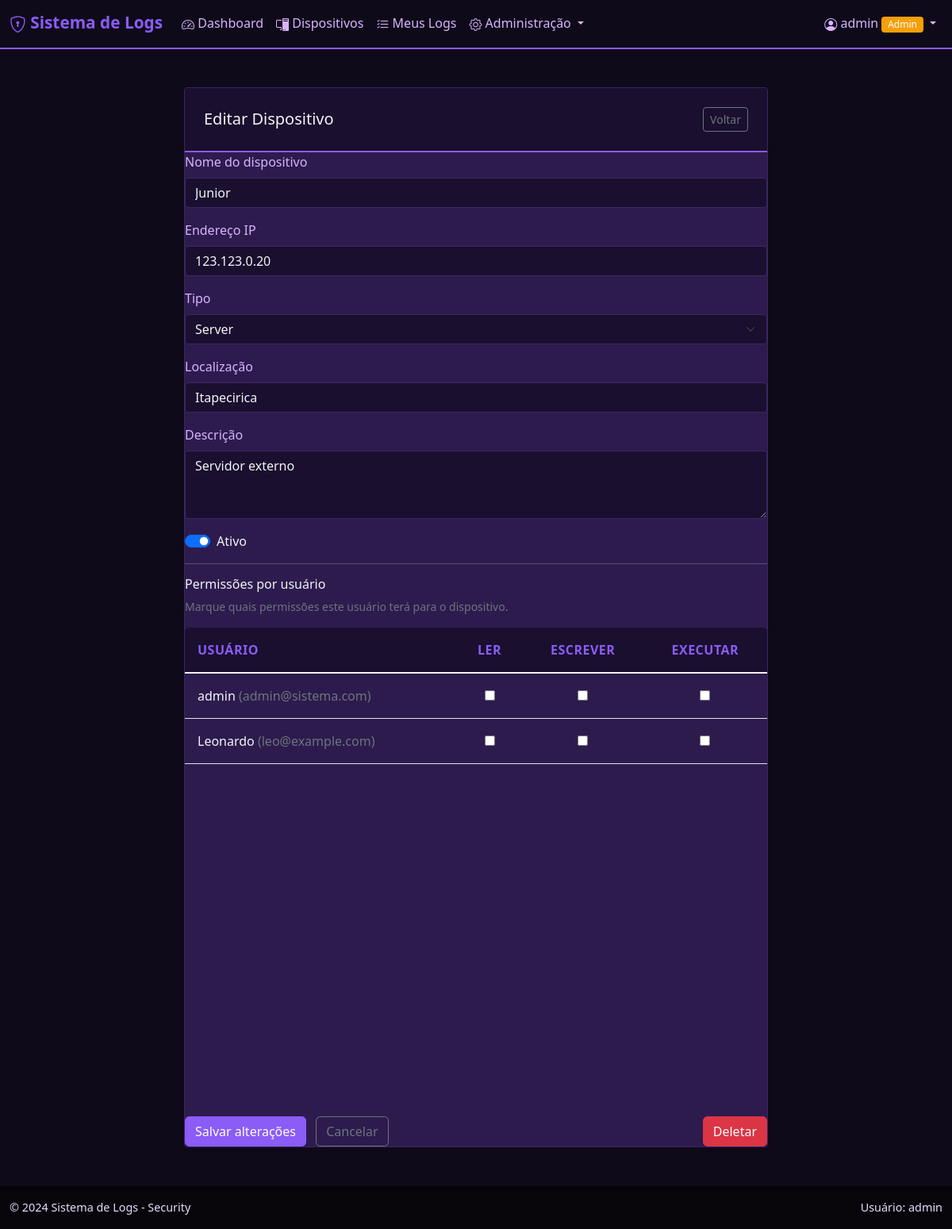
The app's page /devices/add?id=2 (signed in) with its own data.
### models.py (models this page shows)
class User(UserMixin, db.Model):
    id = db.Column(db.Integer, primary_key=True)
    username = db.Column(db.String(80), unique=True, nullable=False)
    email = db.Column(db.String(120), unique=True, nullable=False)
    password_hash = db.Column(db.String(255), nullable=False)
    role = db.Column(db.Enum(UserRole), default=UserRole.USER)
    created_at = db.Column(db.DateTime, default=get_brasilia_now)
    is_active = db.Column(db.Boolean, default=True)  # Usuário ativo ou desativado?
    user_permissions = db.relationship('UserPermission', backref='user', lazy=True, cascade='all, delete-orphan', foreign_keys='UserPermission.user_id')
    permissions_granted = db.relationship('UserPermission', backref='granted_by_user', lazy=True, foreign_keys='UserPermission.granted_by')
    logs = db.relationship('AccessLog', backref='user', lazy=True, cascade='all, delete-orphan')

class Device(db.Model):
    id = db.Column(db.Integer, primary_key=True)
    name = db.Column(db.String(100), nullable=False)
    ip_address = db.Column(db.String(45), nullable=False)  # IPv4 ou IPv6
    device_type = db.Column(db.Enum(DeviceType), nullable=False)
    description = db.Column(db.Text)  # Descrição livre do dispositivo
    location = db.Column(db.String(200))  # Localização física
    is_active = db.Column(db.Boolean, default=True)  # Dispositivo ativo ou inativo?
    created_at = db.Column(db.DateTime, default=get_brasilia_now)
    user_permissions = db.relationship('UserPermission', backref='device', lazy=True, cascade='all, delete-orphan')
    logs = db.relationship('AccessLog', backref='device', lazy=True, cascade='all, delete-orphan')

### blueprints/devices.py (the view, shortened to what this page needs)
@devices_bp.route('/devices/add', methods=['GET', 'POST'])
@login_required
def add_device():
    if current_user.role != UserRole.ADMIN:
        flash('Acesso negado! Apenas administradores.', 'error')
        return redirect(url_for('devices.devices'))
    device = None
    device_permitted_users = {}
    users = None
    device_id = request.args.get('id') or request.args.get('device_id')
    if device_id:
        device = Device.query.get(device_id)
        if device:
            users = User.query.all()
            perms = UserPermission.query.filter_by(device_id=device.id).all()
            device_permitted_users = {p.user_id: p for p in perms}
    return render_template('add_device.html', device_types=DeviceType, device=device, users=users, device_permitted_users=device_permitted_users)

### templates/add_device.html (shortened to what this page needs)
{% extends 'base.html' %}
{% block content %}
<div class="container mt-4">
  <div class="row justify-content-center">
    <div class="col-lg-8">
      <div class="card shadow-sm">
        <div class="card-header d-flex justify-content-between align-items-center">
          <h5 class="mb-0">{% if device %}Editar Dispositivo{% else %}Novo Dispositivo{% endif %}</h5>
          <a href="{{ url_for('devices.devices') }}" class="btn btn-sm btn-outline-secondary">Voltar</a>
        </div>
        <div class="card-body">
          <form method="post" action="{{ url_for('devices.add_device') }}">
            <div class="mb-3">
              <label for="name" class="form-label">Nome do dispositivo</label>
              <input type="text" class="form-control" id="name" name="name" required value="{{ device.name if device else '' }}">
            </div>
            <div class="mb-3">
              <label for="ip_address" class="form-label">Endereço IP</label>
              <input type="text" class="form-control" id="ip_address" name="ip_address" placeholder="192.168.0.10" required value="{{ device.ip_address if device else '' }}">
            </div>
            <div class="mb-3">
              <label for="device_type" class="form-label">Tipo</label>
              <select class="form-select" id="device_type" name="device_type" required>
                {% for dt in device_types %}
                  <option value="{{ dt.value }}" {% if device and device.device_type.value == dt.value %}selected{% endif %}>{{ dt.name.capitalize() }}</option>
                {% endfor %}
              </select>
            </div>
            <div class="mb-3">
              <label for="location" class="form-label">Localização</label>
              <input type="text" class="form-control" id="location" name="location" value="{{ device.location if device else '' }}">
            </div>
            <div class="mb-3">
              <label for="description" class="form-label">Descrição</label>
              <textarea class="form-control" id="description" name="description" rows="3">{{ device.description if device else '' }}</textarea>
            </div>
            <div class="form-check form-switch mb-3">
              <input class="form-check-input" type="checkbox" id="is_active" name="is_active" value="1" {% if device and device.is_active %}checked{% elif not device %}checked{% endif %}>
              <label class="form-check-label" for="is_active">Ativo</label>
            </div>
            {% if users is defined and users %}
            <hr>
            <h6>Permissões por usuário</h6>
            <p class="text-muted small">Marque quais permissões este usuário terá para o dispositivo.</p>
            <div class="table-responsive mb-3">
              <table class="table table-sm align-middle">
                <thead>
                  <tr>
                    <th>Usuário</th>
                    <th class="text-center">Ler</th>
                    <th class="text-center">Escrever</th>
                    <th class="text-center">Executar</th>
                  </tr>
                </thead>
                <tbody>
                  {% for u in users %}
                  <tr>
                    <td>{{ u.username }} <span class="text-muted">({{ u.email }})</span></td>
                    <td class="text-center"><input type="checkbox" name="perm_{{ u.id }}_read" {% if device and u.id in device_permitted_users and device_permitted_users[u.id].can_read %}checked{% endif %}></td>
                    <td class="text-center"><input type="checkbox" name="perm_{{ u.id }}_write" {% if device and u.id in device_permitted_users and device_permitted_users[u.id].can_write %}checked{% endif %}></td>
                    <td class="text-center"><input type="checkbox" name="perm_{{ u.id }}_execute" {% if device and u.id in device_permitted_users and device_permitted_users[u.id].can_execute %}checked{% endif %}></td>
                  </tr>
                  {% endfor %}
                </tbody>
              </table>
            </div>
            {% else %}
              <p class="text-muted small">Para atribuir permissões a usuários, acesse a página de permissões do usuário após criar o dispositivo.</p>
            {% endif %}
            <div class="d-flex justify-content-between">
              <div>
                <button type="submit" class="btn btn-primary">{% if device %}Salvar alterações{% else %}Criar dispositivo{% endif %}</button>
                <a href="{{ url_for('devices.devices') }}" class="btn btn-outline-secondary ms-2">Cancelar</a>
              </div>
              {% if device %}
                <form method="post" action="{{ url_for('devices.add_device') }}" onsubmit="return confirm('Tem certeza que deseja deletar este dispositivo? Esta ação não pode ser desfeita.')">
                  <button type="submit" class="btn btn-danger">Deletar</button>
                </form>
              {% endif %}
            </div>
          </form>
        </div>
      </div>
    </div>
  </div>
</div>
{% endblock %}

### templates/base.html (shortened to what this page needs)
<!DOCTYPE html>
<html lang="pt-BR">
<head>
    <link href="https://cdn.jsdelivr.net/npm/bootstrap@5.1.3/dist/css/bootstrap.min.css" rel="stylesheet">
    <link rel="stylesheet" href="https://cdn.jsdelivr.net/npm/bootstrap-icons@1.8.1/font/bootstrap-icons.css">
    <link href="{{ url_for('static', filename='css/style.css') }}" rel="stylesheet">
</head>
<body>
    <nav class="navbar navbar-expand-lg navbar-dark bg-dark">
        <div class="container-fluid">
            <a class="navbar-brand" href="{{ url_for('main.dashboard') }}">
                <i class="bi bi-shield-lock"></i> Sistema de Logs
            </a>
            <div class="collapse navbar-collapse" id="navbarNav">
                <ul class="navbar-nav me-auto">
                    {% if current_user.is_authenticated %}
                        <li class="nav-item">
                            <a class="nav-link" href="{{ url_for('main.dashboard') }}">
                                <i class="bi bi-speedometer2"></i> Dashboard
                            </a>
                        </li>
                        <li class="nav-item">
                            <a class="nav-link" href="{{ url_for('devices.devices') }}">
                                <i class="bi bi-pc-display"></i> Dispositivos
                            </a>
                        </li>
                        <li class="nav-item">
                            <a class="nav-link" href="{{ url_for('logs.logs') }}">
                                <i class="bi bi-list-check"></i> Meus Logs
                            </a>
                        </li>
                        {% if current_user.role.value == 'admin' %}
                        <li class="nav-item dropdown">
                            <a class="nav-link dropdown-toggle" href="#" id="adminDropdown" role="button" data-bs-toggle="dropdown">
                                <i class="bi bi-gear"></i> Administração
                            </a>
                        </li>
                        {% endif %}
                    {% endif %}
                </ul>
                <ul class="navbar-nav">
                    {% if current_user.is_authenticated %}
                    <li class="nav-item dropdown">
                        <a class="nav-link dropdown-toggle" href="#" id="userDropdown" role="button" data-bs-toggle="dropdown">
                            <i class="bi bi-person-circle"></i> {{ current_user.username }}
                            {% if current_user.role.value == 'admin' %}
                                <span class="badge bg-warning">Admin</span>
                            {% endif %}
                        </a>
                    </li>
                    {% else %}
                    <li class="nav-item">
                        <a class="nav-link" href="{{ url_for('auth.login') }}">Login</a>
                    </li>
                    {% endif %}
                </ul>
            </div>
        </div>
    </nav>
    <div class="container-fluid mt-4">
        {% block content %}{% endblock %}
    </div>
    <footer class="bg-dark text-light mt-5 py-3">
        <div class="container-fluid">
            <div class="row">
                <div class="col-md-6">
                    <p class="mb-0">&copy; 2024 Sistema de Logs - Security</p>
                </div>
                <div class="col-md-6 text-end">
                    <p class="mb-0">Usuário: {{ current_user.username if current_user.is_authenticated else 'Não logado' }}</p>
                </div>
            </div>
        </div>
    </footer>
</body>
</html>

### static/css/style.css (style rules this page uses)
:root { --primary-color: #1a0f2e; --secondary-color: #2d1b4e; --accent-color: #8b5cf6; --success-color: #10b981; --warning-color: #f59e0b; --danger-color: #ef4444; --light-color: #f3f4f6; --dark-color: #1a0f2e; }
body { background-color: #0f0a1a; font-family: 'Segoe UI', Tahoma, Geneva, Verdana, sans-serif; color: #f3f4f6; }
.card { box-shadow: 0 0.15rem 1.75rem 0 rgba(0, 0, 0, 0.5); border: 1px solid #3d2563; background-color: #1a0f2e; color: #f3f4f6; }
.card-header { background-color: #2d1b4e; border-bottom: 1px solid #3d2563; color: #f3f4f6; }
.card:has(.table) { background-color: #2d1b4e; box-shadow: 0 0.5rem 2rem 0 rgba(139, 92, 246, 0.2); }
.card:has(.table) .card-header { background-color: #1a0f2e; border-bottom: 2px solid #8b5cf6; padding: 1.5rem !important; }
.card:has(.table) .card-body { background-color: #2d1b4e; padding: 0; }
.card:has(.table) .table th { padding: 1rem; font-size: 1rem; }
.card:has(.table) .table td { padding: 1rem; font-size: 1rem; vertical-align: middle; }
.card:has(.table) .table-responsive { min-height: 600px; }
.navbar-brand { font-weight: 600; }
.navbar-dark .navbar-nav .nav-link { color: rgba(255, 255, 255, 0.9); }
.badge { font-weight: 500; }
.table th { border-top: none; font-weight: 600; text-transform: uppercase; font-size: 0.8rem; letter-spacing: 0.5px; background-color: #1a0f2e !important; color: #8b5cf6 !important; }
.table tbody tr { background-color: #2d1b4e; color: #f3f4f6; border-top: 1px solid #3d2563; }
.table tbody tr td { color: #f3f4f6; font-weight: 500; }
.table { color: #f3f4f6; }
.btn { font-weight: 500; border-radius: 0.35rem; }
.btn-sm { border-radius: 0.25rem; }
html, body { height: 100%; }
body { display: flex; flex-direction: column; }
.container-fluid { flex: 1; }
.table-responsive { border-radius: 0.35rem; }
.shadow-sm { box-shadow: 0 0.125rem 0.25rem rgba(0, 0, 0, 0.075) !important; }
.bi { vertical-align: -0.125em; }
footer.bg-dark.text-light, .site-footer, footer { background-color: #07040a !important; color: #e6ddff !important; padding: 1rem 0; border-top: 1px solid rgba(139,92,246,0.06); }
footer.bg-dark.text-light p, .site-footer p, footer p { margin: 0; color: #e6ddff !important; font-size: 0.9rem; }
.navbar-dark { background-color: #0f0a1a !important; border-bottom: 2px solid #8b5cf6; }
.navbar-dark .navbar-brand { color: #8b5cf6 !important; font-weight: 700; font-size: 1.3rem; }
.navbar-dark .nav-link { color: #d8b4fe !important; transition: color 0.2s ease; }
.form-control { background-color: #1a0f2e !important; border: 1px solid #3d2563 !important; color: #f3f4f6 !important; }
.form-select { background-color: #1a0f2e !important; border: 1px solid #3d2563 !important; color: #f3f4f6 !important; }
.form-label { color: #d8b4fe !important; font-weight: 500; }
.btn-primary { background-color: #8b5cf6 !important; border-color: #8b5cf6 !important; }
.badge.bg-warning { background-color: #f59f0b !important; }

### records on screen
User: username "admin", email "admin@sistema.com", is_active+username "admin"
Device: name "Junior", ip_address "123.123.0.20", device_type "Server", location "Itapecirica", description "Servidor externo", is_active "☑"
User: username "Leonardo", email "leo@example.com"
